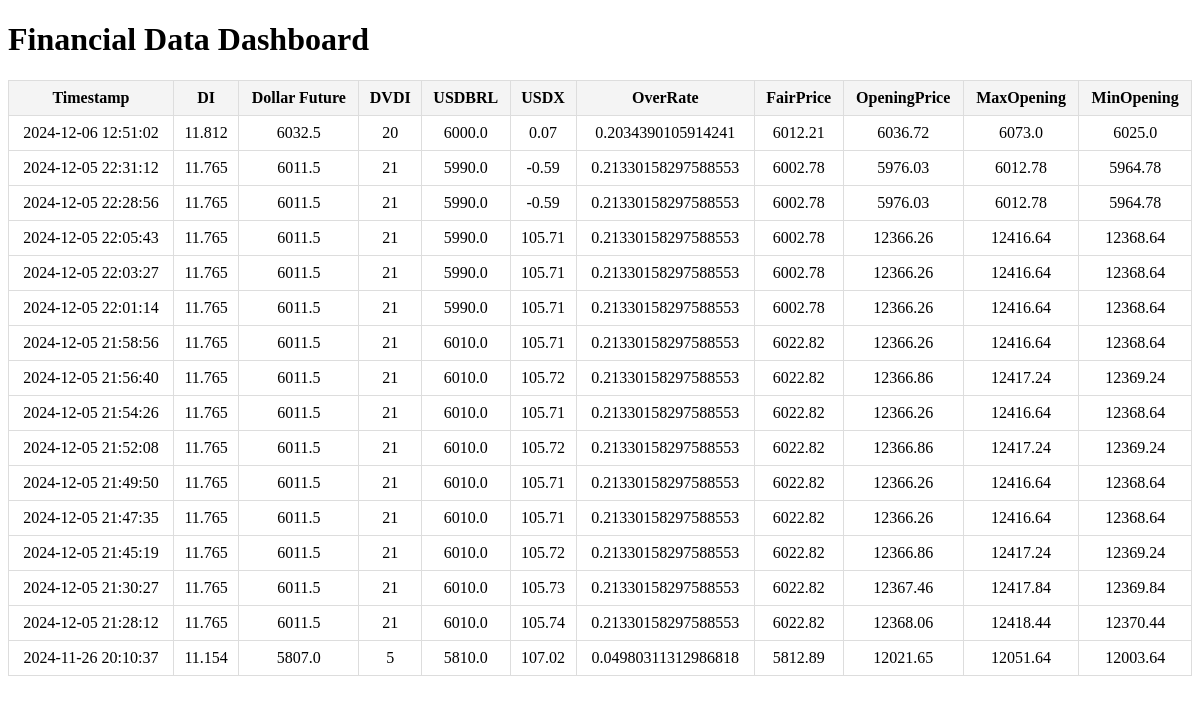
Before: / with the older database file.
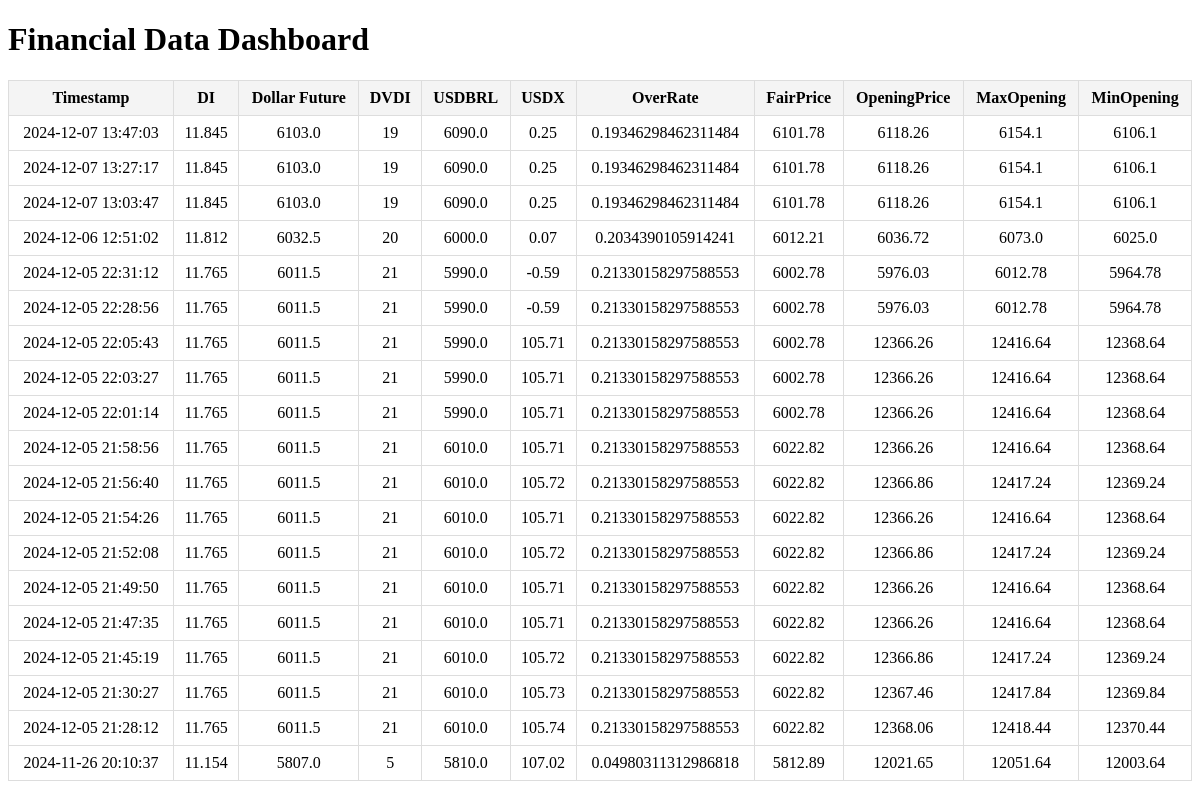
After: the same page with the newer database file.
### tables this page shows
CREATE TABLE financial_data (
            id INTEGER PRIMARY KEY AUTOINCREMENT,
            timestamp DATETIME DEFAULT CURRENT_TIMESTAMP,
            di REAL,
            dolfut REAL,
            dvdi INTEGER,
            usdbrl REAL,
            usdx REAL,
            over_rate REAL,
            fair_price REAL,
            openingPrice REAL,
            max_open REAL,
            min_open REAL
        );

### app.py (the view)
@app.route('/')
def index():
    data = get_all_data()
    headers = [
        "Timestamp", "DI", "Dollar Future", "DVDI", "USDBRL", "USDX",
        "OverRate", "FairPrice", "OpeningPrice", "MaxOpening", "MinOpening"
    ]
    return render_template('index.html', headers=headers, data=data)

### app.py (called while the page is built)
def get_all_data():
    conn = sqlite3.connect('financial_data.db')
    cursor = conn.cursor()
    cursor.execute('''
        SELECT timestamp, di, dolfut, dvdi, usdbrl, usdx, over_rate, fair_price, openingPrice, max_open, min_open
        FROM financial_data
        ORDER BY timestamp DESC
    ''')
    data = cursor.fetchall()
    conn.close()
    return data

### templates/index.html (shortened to what this page needs)
<!DOCTYPE html>
<html lang="en">
<head>
</head>
<body>
    <h1>Financial Data Dashboard</h1>
    <table>
        <thead>
            <tr>
                {% for header in headers %}
                <th>{{ header }}</th>
                {% endfor %}
            </tr>
        </thead>
        <tbody>
            {% for row in data %}
            <tr>
                {% for item in row %}
                <td>{{ item }}</td>
                {% endfor %}
            </tr>
            {% endfor %}
        </tbody>
    </table>
</body>
</html>

### templates/index.html (style rules this page uses)
table { width: 100%; border-collapse: collapse; }
th, td { border: 1px solid #ddd; padding: 8px; text-align: center; }
th { background-color: #f4f4f4; }

Changed rows visible on the page:
added financial_data: timestamp "2024-12-07 13:47:03", di "11.845", dolfut "6103.0", row "19", usdbrl "6090.0", usdx "0.25", over_rate "0.19346298462311484", fair_price "6101.78", openingPrice "6118.26", max_open "6154.1", min_open "6106.1"
added financial_data: timestamp "2024-12-07 13:27:17", di "11.845", dolfut "6103.0", row "19", usdbrl "6090.0", usdx "0.25", over_rate "0.19346298462311484", fair_price "6101.78", openingPrice "6118.26", max_open "6154.1", min_open "6106.1"
added financial_data: timestamp "2024-12-07 13:03:47", di "11.845", dolfut "6103.0", row "19", usdbrl "6090.0", usdx "0.25", over_rate "0.19346298462311484", fair_price "6101.78", openingPrice "6118.26", max_open "6154.1", min_open "6106.1"
